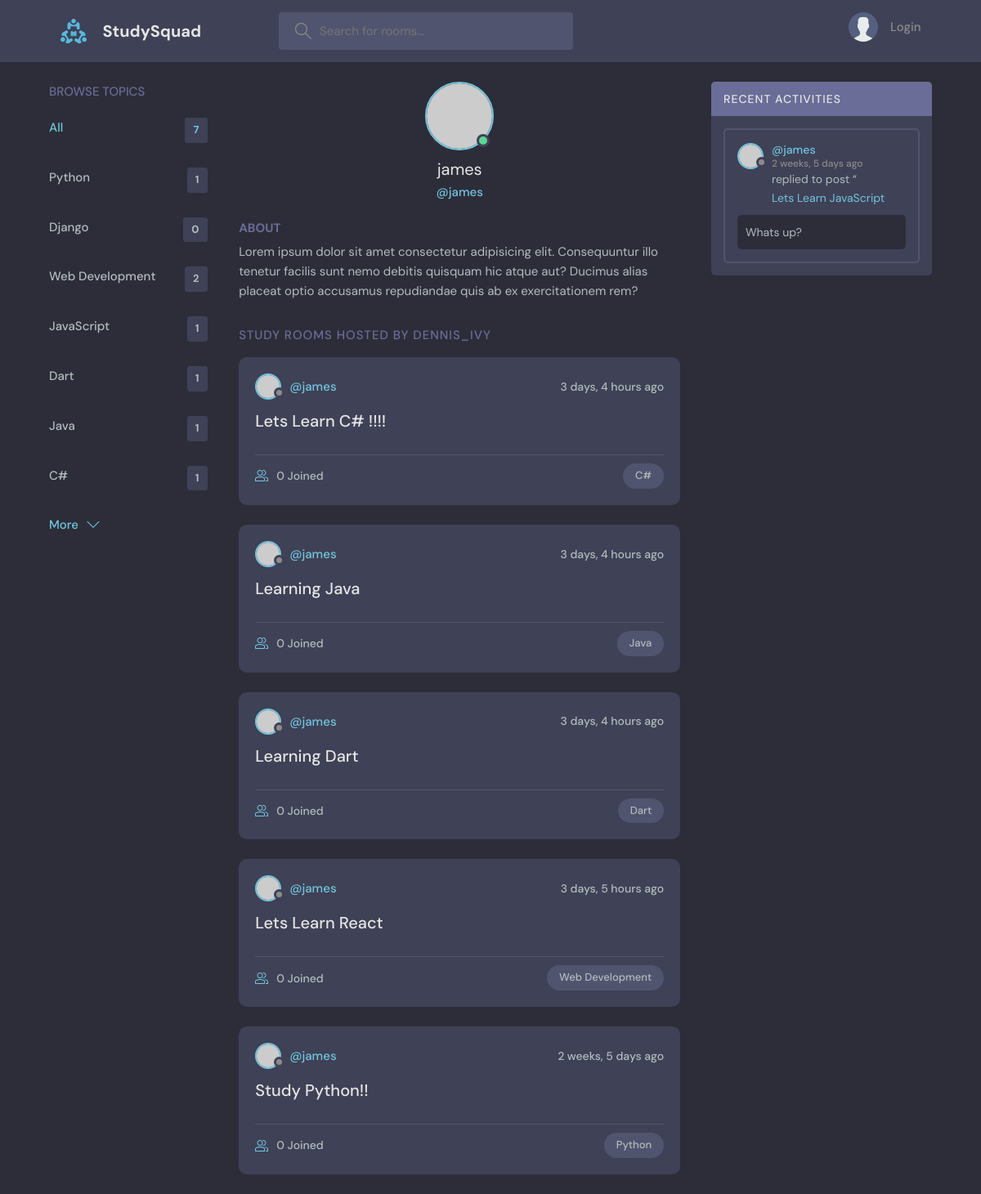
/profile/3/, run on an earlier commit of the app's database.
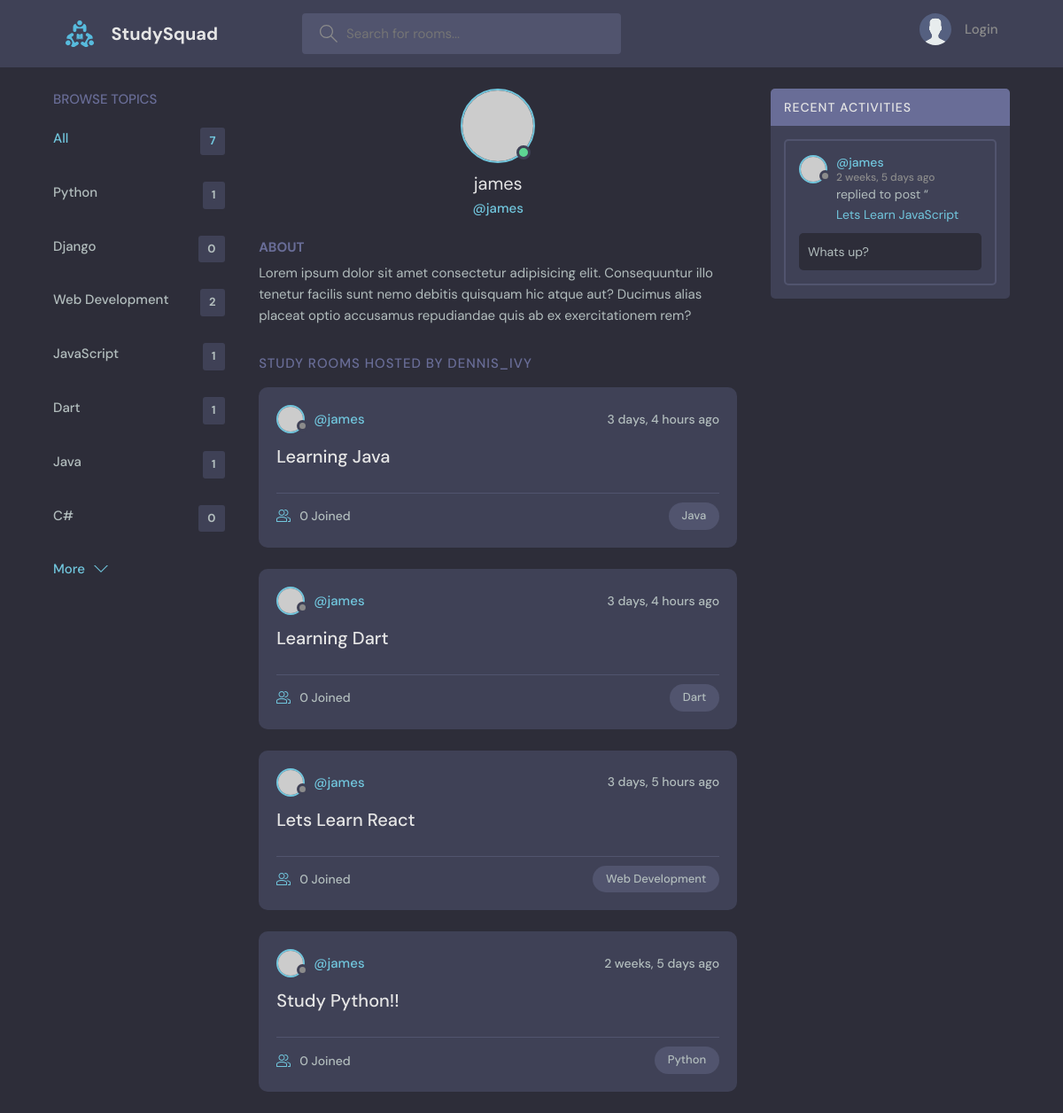
And on a later commit of the database.
### base/models.py (models this page shows, shortened)
class Topic(models.Model):
    name = models.CharField(max_length=200)

class Room(models.Model):
    host = models.ForeignKey(User, on_delete=models.SET_NULL, null=True)
    topic = models.ForeignKey(Topic, on_delete=models.SET_NULL, null=True)
    name = models.CharField(max_length=200)
    description = models.TextField(null=True, blank=True)
    participants = models.ManyToManyField(User, related_name='participants', blank=True)
    updated = models.DateTimeField(auto_now=True)
    created = models.DateTimeField(auto_now_add=True)
    class Meta:
        ordering = ['-updated', '-created']
    def __str__(self):
        return self.name

class Message(models.Model):
    user = models.ForeignKey(User, on_delete=models.CASCADE)
    room = models.ForeignKey(Room, on_delete=models.CASCADE)
    body = models.TextField()
    updated = models.DateTimeField(auto_now=True)
    created = models.DateTimeField(auto_now_add=True)
    class Meta:
        ordering = ['-updated', '-created']

### base/views.py (the view)
# urls.py: path('profile/<str:pk>/', views.userProfile, name="user-profile"),
def userProfile(request, pk):
    user = User.objects.get(id=pk)
    rooms = user.room_set.all()
    room_messages = user.message_set.all()
    topics = Topic.objects.all()
    context = {'user': user, 'rooms': rooms,'room_messages': room_messages, 'topics': topics}
    return render(request, 'base/profile.html', context)

### base/templates/base/profile.html (shortened to what this page needs)
{% extends 'main.html' %}
{% block content %}
  <main class="profile-page layout layout--3">
    <div class="container">
      {% include 'base/topic_component.html' %}
      <div class="roomList">
        <div class="profile">
          <div class="profile__avatar">
            <div class="avatar avatar--large active">
              <img src="https://randomuser.me/api/portraits/men/11.jpg" />
            </div>
          </div>
          <div class="profile__info">
            <h3> {{user.username}} </h3>
            <p>@{{user.username}}</p>
          </div>
          <div class="profile__about">
            <h3>About</h3>
            <p>
              Lorem ipsum dolor sit amet consectetur adipisicing elit. Consequuntur illo tenetur
              facilis sunt nemo debitis quisquam hic atque aut? Ducimus alias placeat optio
              accusamus repudiandae quis ab ex exercitationem rem?
            </p>
          </div>
        </div>
        <div class="roomList__header">
          <div>
            <h2>Study Rooms Hosted by dennis_ivy</a>
            </h2>
          </div>
        </div>
        {% include 'base/feed_component.html' %}
      </div>
      {% include 'base/activity_component.html' %}
    </div>
  </main>
{% endblock %}

### base/templates/base/topic_component.html
<div class="topics">
  <div class="topics__header">
    <h2>Browse Topics</h2>
  </div>
  <ul class="topics__list">
    <li>
      <a href="{% url 'home' %}" class="active">All <span>{{topics.count}}</span></a>
    </li>
    {% for topic in topics %}
    <li>
      <a href="{% url 'home' %}?q={{topic.name}}">{{topic.name}} <span>{{topic.room_set.all.count}}</span></a>
    </li>
    {% endfor %}
  </ul>
  <a class="btn btn--link" href="topics.html">
    More
    <svg version="1.1" xmlns="http://www.w3.org/2000/svg" width="32" height="32" viewBox="0 0 32 32">
      <title>chevron-down</title>
      <path d="M16 21l-13-13h-3l16 16 16-16h-3l-13 13z"></path>
    </svg>
  </a>
</div>

### base/templates/base/feed_component.html (shortened to what this page needs)
{% for room in rooms %}
<div class="roomListRoom">
  <div class="roomListRoom__header">
    <a href="{% url 'user-profile' room.host.id %}" class="roomListRoom__author">
      <div class="avatar avatar--small">
        <img src="https://randomuser.me/api/portraits/women/11.jpg" />
      </div>
      <span>@{{room.host.username}}</span>
    </a>
    <div class="roomListRoom__actions">
      <span>{{room.created|timesince}} ago</span>
    </div>
  </div>
  <div class="roomListRoom__content">
    <a href="{% url 'room' room.id %}">{{room.name}}</a>
  </div>
  <div class="roomListRoom__meta">
    <a href="{% url 'room' room.id %}" class="roomListRoom__joined">
      {{room.participants.all.count}} Joined
    </a>
    <p class="roomListRoom__topic">{{room.topic.name}}</p>
  </div>
</div>
{% endfor %}

### base/templates/base/activity_component.html (shortened to what this page needs)
<div class="activities">
  <div class="activities__header">
    <h2>Recent Activities</h2>
  </div>
  {% for message in room_messages %}
  <div class="activities__box">
    <div class="activities__boxHeader roomListRoom__header">
      <a href="{% url 'user-profile' message.user.id %}" class="roomListRoom__author">
        <div class="avatar avatar--small">
          <img src="https://randomuser.me/api/portraits/women/11.jpg" />
        </div>
        <p>
          @{{message.user}}
          <span>{{message.created|timesince}} ago</span>
        </p>
      </a>
    </div>
    <div class="activities__boxContent">
      <p>replied to post “<a href="{% url 'room' message.room.id %}">{{message.room}}</a></p>
      <div class="activities__boxRoomContent">
        {{message.body}}
      </div>
    </div>
  </div>
  {% endfor %}
</div>

What changed in the data, as far as the page shows it:
removed Room: host.username "james", created "3 days, 4 hours", name "Lets Learn C# !!!!", participants.all.count "0", topic.name "C#"
computed for Topic (number 7 of 7 on the later page): room_set.all.count "1" → "0"
